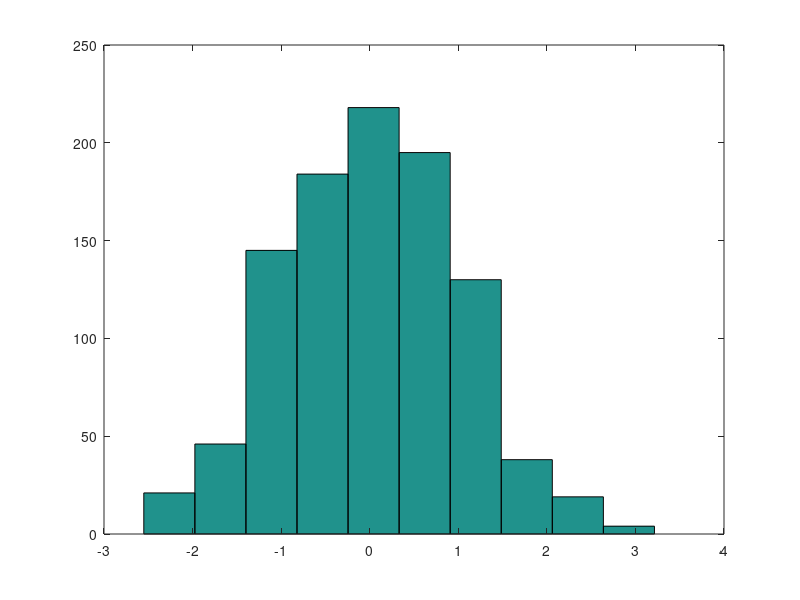

The MATLAB source for this figure:
%{
@author G. Mizael Mtz. Hdz.
@description Uniforme 
@version 1.0.0
@date 2017-12-11
%}
name='G. Mizael Mtz. Hdz.'
string='Distribución Uniforme';
fprintf('%s\n',string);
figure('name','Uniforme');
title('Uniforme');
u = rand(1000,1);
x = norminv(u,0,1);
hist(x)
m=mean(x)
s=std(x)
p1 = pdf('Uniform',-2:2,2,30)
